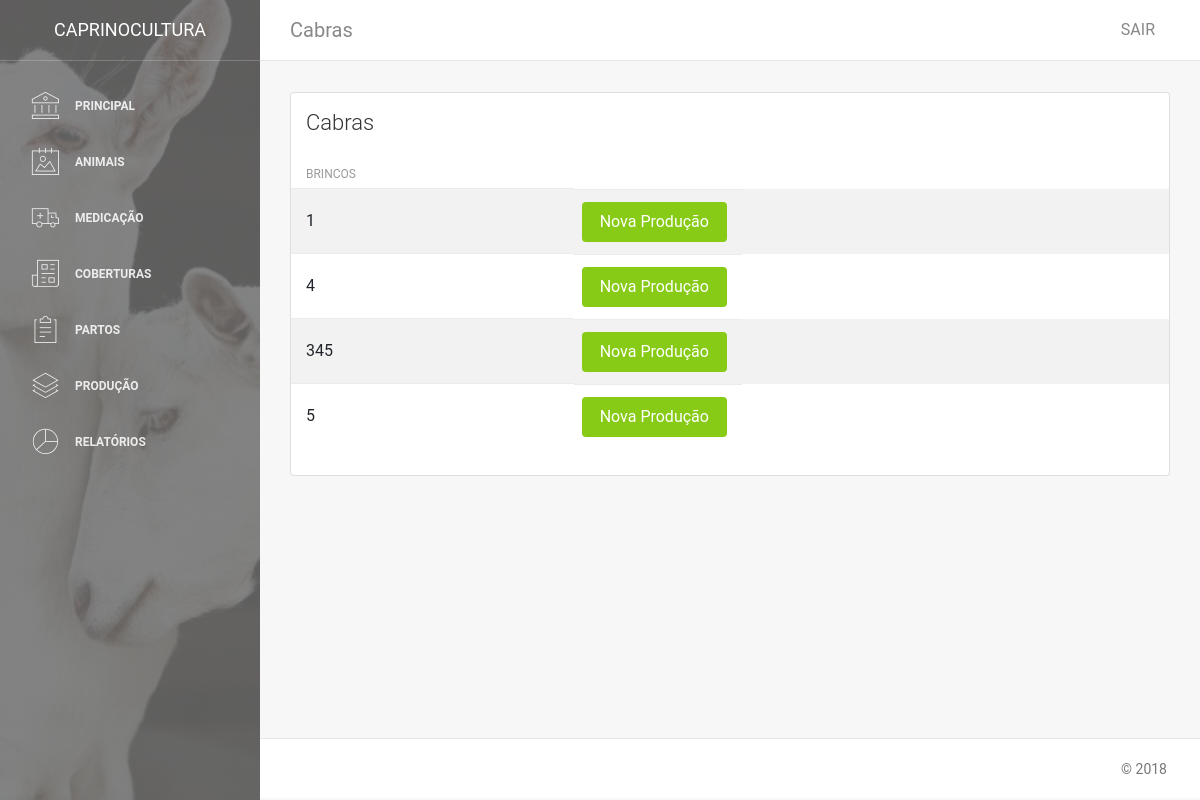
Page /animais/lista_cabras/ (signed in) on the earlier database version.
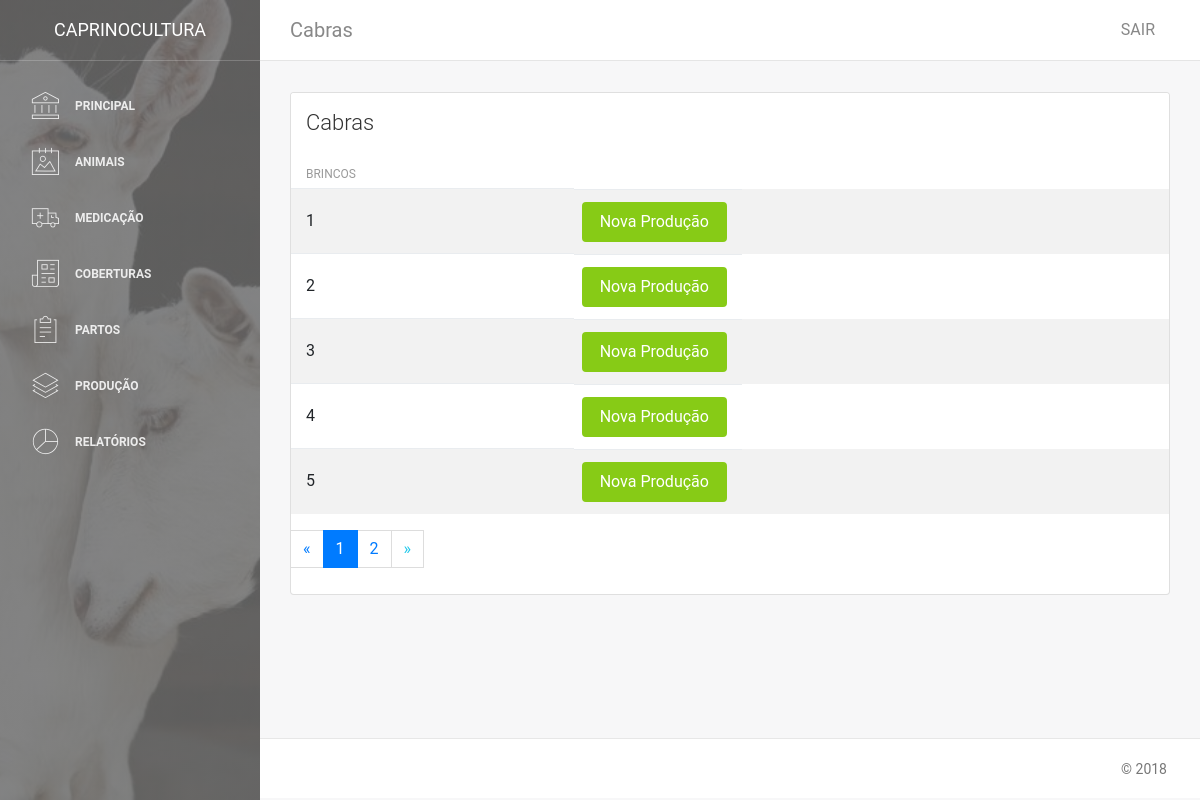
Same page on the later database version.
### caprino/animais/models.py (models this page shows, shortened)
class Animal(models.Model):
    rgb_animal = models.CharField(verbose_name='RGD', max_length=50, blank=True, null=True)
    nome_animal = models.CharField(verbose_name='Nome', max_length=50, blank=True, null=True)
    numero_animal = models.IntegerField(verbose_name='Numero', blank=True, null=True)
    sexo_animal = models.CharField(verbose_name='Sexo', max_length=50)
    nascimento_animal = models.DateField(verbose_name='Nascimento', default=None)
    raca_animal = models.CharField(verbose_name='Raça', max_length=50)
    sangue_animal = models.CharField(verbose_name='Sangue', max_length=50)
    brincos_animal = models.CharField(verbose_name='Brincos', max_length=50)
    vida_animal = models.CharField(verbose_name='Vida', blank=True, null=True, max_length=50)
    mae_animal = models.CharField(verbose_name='Mãe', max_length=50, blank=True, null=True)
    pai_animal = models.CharField(verbose_name='Pai', max_length=50, blank=True, null=True)
    foto_animal = models.ImageField(verbose_name='Foto', upload_to='img/' , blank=True, null=True)
    observacao_animal = models.TextField(verbose_name='Observação', blank=True, null=True)
    class Meta:
        verbose_name = 'Animal'

### caprino/animais/views.py (the view)
# urls.py: path('lista_cabras/', views.ListaCabras, name='Lista_Cabras'),
@login_required
def ListaCabras(request):
    animais = Animal.objects.all()
    paginator = Paginator(animais, 5)
    page = request.GET.get('page')
    try:
        animais = paginator.page(page)
    except PageNotAnInteger:
        animais = paginator.page(1)
    except EmptyPage:
        animais = paginator.page(paginator.num_pages)
    return render(request, 'listaCabras.html', {'animais': animais})

### templates/listaCabras.html (shortened to what this page needs)
{% extends 'base.html' %}
{% block conteudo %}
<nav class="navbar navbar-expand-lg " color-on-scroll="500">
    <div class=" container-fluid  ">
        <a class="navbar-brand" href="#pablo">Cabras </a>
        <div class="collapse navbar-collapse justify-content-end" id="navigation">
            <ul class="nav navbar-nav mr-auto">
                <li class="nav-item">
                    <a href="#" class="nav-link" data-toggle="dropdown">
                    </a>
                </li>
            </ul>
            <ul class="navbar-nav ml-auto">
                <li class="nav-item">
                    <a class="nav-link" href="{% url 'caprino.contas:Sair' %}">
                        <span class="no-icon">SAIR</span>
                    </a>
                </li>
            </ul>
        </div>
    </div>
</nav>
<div class="content">
    <div class="container-fluid">
        <div class="row">
            <div class="col-md-12">
            </div>
        </div>
    </div>
    <div class="container-fluid">
        <div class="row">
            <div class="col-md-12">
                <div class="card strpied-tabled-with-hover">
                    <div class="card-header ">
                        <h4 class="card-title">Cabras</h4>
                    </div>
                    <div class="card-body table-full-width table-responsive">
                        <table class="table table-hover table-striped">
                            <thead>
                                <tr>
                                    <th>Brincos</th>
                                </tr>
                            </thead>
                            <tbody>
                                {% for animal in animais %}
                                <tr>
                                    <td>{{ animal.brincos_animal }}</td>
                                    <td><a class="btn btn-success btn-fill btn-wd" href="{% url 'caprino.animais:Mostra_Producao' animal.id %}" title="Nova Produção">Nova Produção</a></td>
                                </tr>
                                {% endfor %}
                            </tbody>
                        </table>
                        {% if animais.has_other_pages %}
                        <nav aria-label="Page navigation">
                            <ul class="pagination">
                                {% if animais.has_previous %}
                                    <li class="page-link"><a href="?page={{ animais.previous_page_number }}">&laquo;</a></li>
                                {% else %}
                                    <li class="page-link disabled"><span>&laquo;</span></li>
                                {% endif %}
                                {% for i in animais.paginator.page_range %}
                                    {% if animais.number == i %}
                                        <li class="page-item active"><span class="page-link">{{ i }} <span class="sr-only">(current)</span></span></li>
                                    {% else %}
                                        <li class="page-item"><a class="page-link" href="?page={{ i }}">{{ i }}</a></li>
                                    {% endif %}
                                {% endfor %}
                                {% if animais.has_next %}
                                    <li class="page-link"><a href="?page={{ animais.next_page_number }}">&raquo;</a></li>
                                {% else %}
                                    <li class="page-link disabled"><span>&raquo;</span></li>
                                {% endif %}
                            </ul>
                        </nav>
                        {% endif %}
                    </div>
                </div>
            </div>
        </div>
    </div>
</div>
{% endblock %}

Differences in the rows shown:
removed Animal: brincos_animal "345"
added Animal: brincos_animal "2"
added Animal: brincos_animal "3"
Other differences:
new list line: "1"
new list line: "2"
